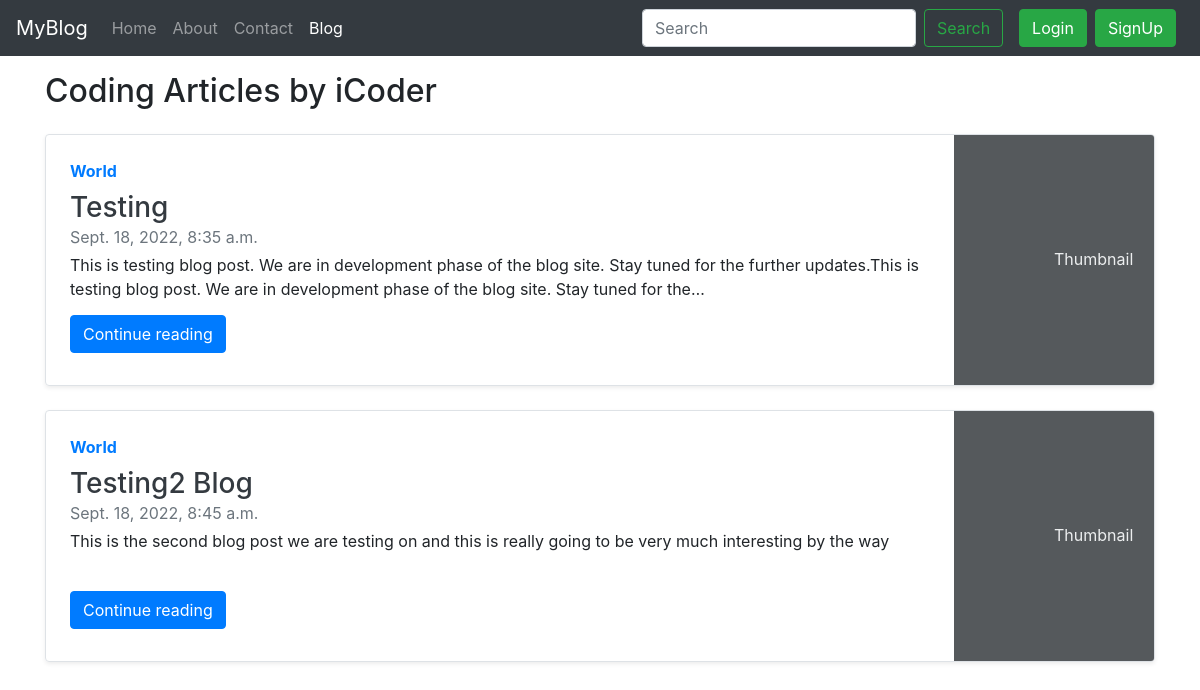
Screenshot of /blog/ with the database file from the repository.
### myblog/models.py (models this page shows, shortened)
class Post(models.Model):
    sno= models.AutoField(primary_key=True)
    title= models.CharField(max_length=255)
    slug= models.CharField(max_length=150)
    content= models.TextField()
    views = models.IntegerField(default=0)
    author= models.CharField(max_length=100)
    timeStamp=models.DateTimeField(blank=True)

### myblog/views.py (the view)
# urls.py: path('', views.blogHome, name='blogHome'),
def blogHome(request):
    allPosts = Post.objects.all()
    context = {'allPosts':allPosts}
    return render(request, 'myblog/blogHome.html', context)

### templates/myblog/blogHome.html (shortened to what this page needs)
{% extends 'base.html' %}
{% block blogactive %}active{% endblock blogactive %}
{% block body %}
<div class="container my-3">
    <h2>Coding Articles by iCoder</h2>
    {% for post in allPosts %}
    <div class="row no-gutters border rounded overflow-hidden flex-md-row mb-4 shadow-sm h-md-250 my-4 position-relative">
        <div class="col p-4 d-flex flex-column position-static">
            <strong class="d-inline-block mb-2 text-primary">World</strong>
            <h3 class="mb-0"><a class="text-dark" href="/blog/{{post.slug}}">{{post.title}}</a></h3>
            <div class="mb-1 text-muted">{{post.timeStamp}}</div>
            <p class="card-text mb-auto">{{post.content | truncatechars:200 }}</p>
            <div class="my-2">
                <a href="/blog/{{post.slug}}" role="button" class="btn btn-primary">Continue reading</a>
            </div>
        </div>
        <div class="col-auto d-none d-lg-block">
            <svg class="bd-placeholder-img" width="200" height="250" xmlns="http://www.w3.org/2000/svg"
                preserveAspectRatio="xMidYMid slice" focusable="false" role="img" aria-label="Placeholder: Thumbnail">
                <rect width="100%" height="100%" fill="#55595c"></rect><text x="50%" y="50%" fill="#eceeef"
                    dy=".3em">Thumbnail</text>
            </svg>
        </div>
    </div>
    {% endfor %}
</div>
{% endblock body %}

### rows the page displays
Post: title "Testing", timeStamp "Sept. 18, 2022, 8:35 a.m.", content "This is testing blog post. We are in development phase of the blog site. Stay tuned for the further updates.This is testing blog post. We are in development phase of the blog site. Stay tuned for the…"
Post: title "Testing2 Blog", timeStamp "Sept. 18, 2022, 8:45 a.m.", content "This is the second blog post we are testing on and this is really going to be very much interesting by the way"
